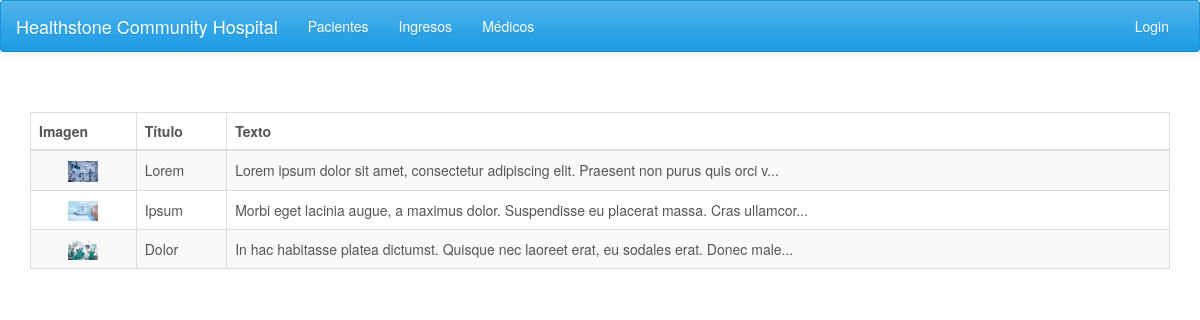
Screenshot of /paneldecontrol.php with the database file from the repository.
### tables this page shows
CREATE TABLE IF NOT EXISTS `frontpage_cards` (
  `cod_card` int(32) unsigned NOT NULL AUTO_INCREMENT,
  `imagen` varchar(200) DEFAULT NULL,
  `h3` varchar(50) DEFAULT NULL,
  `p` varchar(400) DEFAULT NULL,
  PRIMARY KEY (`cod_card`)
);

### paneldecontrol.php (the view, shortened to what this page needs)
<?php include 'header.php'; ?>
<div class="container">
  <br><br>
  <div class="row">
    <div class="col-lg-12 col-md-12 col-sm-12 col-sx-12">
      <?php
        require_once 'conexion.php';
        $sql = "SELECT cod_card, imagen, h3, p FROM frontpage_cards;";
        $result = $conexion->query($sql);
        if ($result->num_rows > 0) {
            ?>
            <table class="table table-striped table-hover table-bordered">
              <thead>
                <tr>
                  <th>Imagen</th>
                  <th>Título</th>
                  <th>Texto</th>
                </tr>
              </thead>
              <tbody>
            <?php
             while($row = $result->fetch_assoc()) {
               ?>
                <tr>
                  <td style="vertical-align:middle">
                    <?php
                      if (file_exists($row["imagen"])){
                    ?>
                      <center><img class="portrait" src="<?php echo $row["imagen"] ?>" alt="<?php echo "imagen de " . $row["h3"] ?>"></center>
                    <?php
                      }
                    ?>
                  </td>
                  <td style="vertical-align:middle"><?php echo $row["h3"] ?></td>
                  <td style="vertical-align:middle"><?php echo mb_strimwidth($row["p"], 0, 90, "..."); ?></td>
                </tr>
               <?php
             }
            ?>
              </tbody>
            </table>
            <?php
        } else {
             echo "0 resultados";
        }
      ?>
    </div>
  </div>
</div>
<?php include 'footer.php'; ?>

### css/styles.css (style rules this page uses)
.portrait { width:30px; -webkit-transition: all .3s ease-in-out; -moz-transition: all .3s ease-in-out; -o-transition: all .3s ease-in-out; -ms-transition: all .3s ease-in-out; }

### rows the page displays
frontpage_cards: imagen (picture), h3 "Lorem", p "Lorem ipsum dolor sit amet, consectetur adipiscing elit. Praesent non purus quis orci v..."
frontpage_cards: imagen (picture), h3 "Ipsum", p "Morbi eget lacinia augue, a maximus dolor. Suspendisse eu placerat massa. Cras ullamcor..."
frontpage_cards: imagen (picture), h3 "Dolor", p "In hac habitasse platea dictumst. Quisque nec laoreet erat, eu sodales erat. Donec male..."
